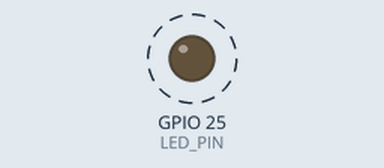
A program run on a simulated Raspberry Pi (BCM pin numbers). On the bench: output pins drawn as LEDs (lit = HIGH). Dashed ring = blinking. The clock reads 2024-03-15 10:24:30 at power-on unless the program sets it; what the program prints to the terminal is not drawn.

Above: at 0.5 s.
Timing chart, 0 to 4.6 s (numbered marks = the images above):
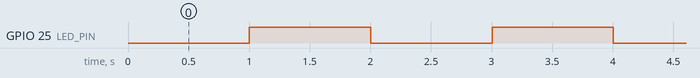

The program:

blink_without_sleep.py
```python
# blink_without_sleep.py
# Written by Zachary Ferguson.
# A program for the Raspberry Pi that blinks a LED. Does so without using
# the time.sleep function.

# Import the necessary files for GPIO use and getting the current time.
import RPi.GPIO as GPIO
import time

# Constant for the pin to which the LED is plugged attached.
LED_PIN = 25

# Boolean for if the LED is currently on.
ledState = False

# The time in milliseconds of the last switch.
previousTime = 0

# Amount of time in seconds between LED state switches.
delayTime = 1


# Setup the GPIO pins for an output on LED_PIN.
def setup():
    print("Setting up GPIO")
    GPIO.setmode(GPIO.BCM)
    GPIO.setup(LED_PIN, GPIO.OUT)
    global previousTime
    previousTime = time.time() # Initialize the start time.


# Loop through the blink cycle, Off -> Sleep(2) -> On -> Sleep(2) -> Off.
# Ends in the off state, but without a sleep after.
def loop():
    global previousTime, ledState # Declare global variables used.
    currentTime = time.time() # The current time in seconds.
    # If enough time has passed since the last switch.
    if(currentTime - previousTime >= delayTime):
        previousTime = currentTime
        ledState = not ledState
        # Switch the state of the LED.
        GPIO.output(LED_PIN, ledState)
        print("LED is %s" % ("ON" if ledState else "OFF"))


# Main function for blink. Sets up then loops then cleans up.
def main():
    try:
        setup()
        while True:
            loop()
    except (KeyboardInterrupt, SystemExit):
        print("\nCleaning up GPIO")
        GPIO.cleanup()
        print("Exiting")
        exit()

# If being run directly.
if __name__ == "__main__":
    main()
```

Measured:
- by itself, GPIO 25 (LED_PIN): alternates HIGH for 1.0 s and LOW for 1.0 s
